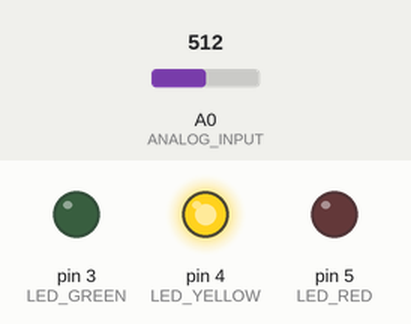
A sketch run on a simulated Arduino Uno, built with avr-gcc and run on an emulated ATmega328P. Parts: output pins drawn as LEDs (lit = HIGH). The test bench sets the inputs (shaded band); at power-on: A0 (ANALOG_INPUT) = 512.

Above: at 1.2 s.
1.3 s: A0 (ANALOG_INPUT) set to 357
2.8 s: A0 (ANALOG_INPUT) set to 334
At 4.0 s:
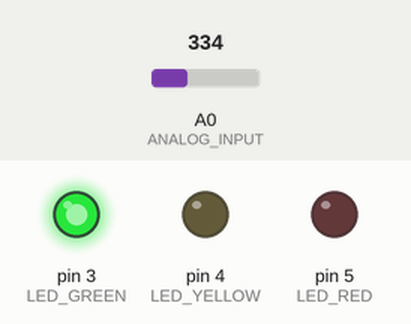
4.3 s: A0 (ANALOG_INPUT) set to 692
At 5.4 s:
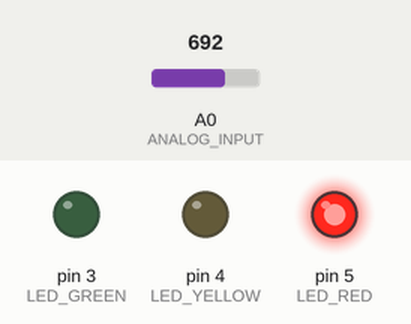
5.8 s: A0 (ANALOG_INPUT) set to 663
At 6.6 s:
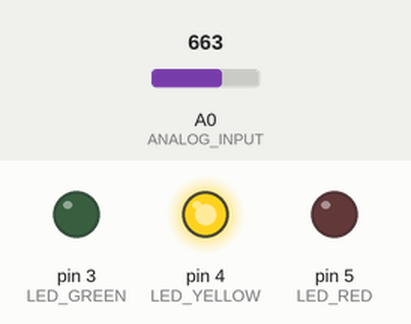
7.3 s: A0 (ANALOG_INPUT) set to 716
At 7.8 s:
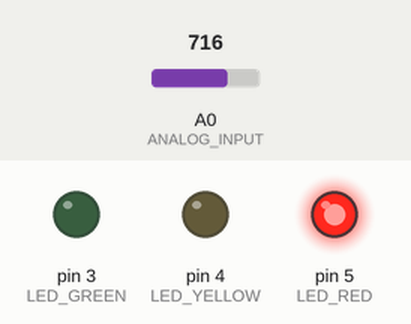
Timing chart, 0 to 9.8 s (numbered marks = the images above; inputs shaded):
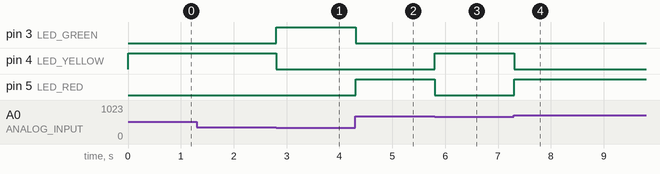

Measured:
- the behaviour switches between 341 and 340 on A0 (ANALOG_INPUT) (found by bisection; images 0 and 1)
- the behaviour switches between 682 and 681 on A0 (ANALOG_INPUT) (found by bisection; images 2 and 3)
- after the input at 1.3 s, every drawn part: stays the same
- after the input at 2.8 s, pin 3 (LED_GREEN): LOW → HIGH at once; pin 4 (LED_YELLOW): HIGH → LOW at once
- after the input at 4.3 s, pin 3 (LED_GREEN): HIGH → LOW at once; pin 5 (LED_RED): LOW → HIGH at once
- after the input at 5.8 s, pin 4 (LED_YELLOW): LOW → HIGH at once; pin 5 (LED_RED): HIGH → LOW at once
- after the input at 7.3 s, pin 4 (LED_YELLOW): HIGH → LOW at once; pin 5 (LED_RED): LOW → HIGH at once

The sketch:

analog_in.ino
```cpp
#define LED_GREEN 3
#define LED_YELLOW 4
#define LED_RED 5
#define ANALOG_INPUT A0

void setup(){
    pinMode(LED_GREEN, OUTPUT);
    pinMode(LED_YELLOW, OUTPUT);
    pinMode(LED_RED, OUTPUT);
    pinMode(ANALOG_INPUT, INPUT);
}

void loop(){
    int value = analogRead(ANALOG_INPUT); // returns a number between 0 to 1023
    if(value < 341){
        digitalWrite(LED_GREEN, HIGH);
        digitalWrite(LED_YELLOW, LOW);
        digitalWrite(LED_RED, LOW);
    }else if(value < 682){
        digitalWrite(LED_GREEN, LOW);
        digitalWrite(LED_YELLOW, HIGH);
        digitalWrite(LED_RED, LOW);
    }else{
        digitalWrite(LED_GREEN, LOW);
        digitalWrite(LED_YELLOW, LOW);
        digitalWrite(LED_RED, HIGH);
    }
    delay(100);
}
```
